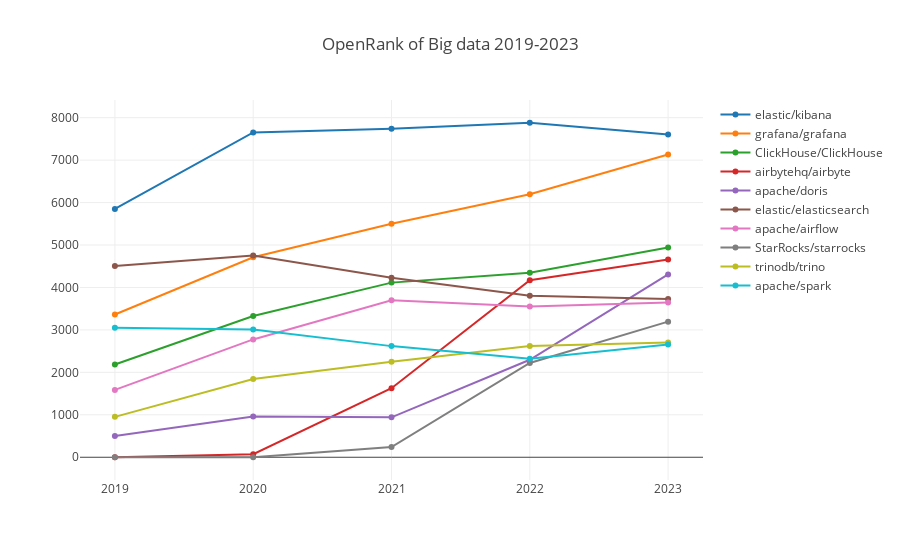

This figure's notebook cell:
### Markdown cell above
### 大数据

### Code cell
processTechFieldData(':technology/big_data', 'Big data');

### Figure 1 — Plotly figure (JSON) as saved in the notebook; plotly's stock layout.template omitted (floating-point values rounded to 4 significant figures)
{"data": [{"name": "elastic/kibana", "x": [2019, 2020, 2021, 2022, 2023], "y": [5851.0, 7653.0, 7739.0, 7881.0, 7601.0]}, {"name": "grafana/grafana", "x": [2019, 2020, 2021, 2022, 2023], "y": [3362.0, 4711.0, 5501.0, 6195.0, 7134.0]}, {"name": "ClickHouse/ClickHouse", "x": [2019, 2020, 2021, 2022, 2023], "y": [2186.0, 3328.0, 4114.0, 4346.0, 4942.0]}, {"name": "airbytehq/airbyte", "x": [2019, 2020, 2021, 2022, 2023], "y": [0, 72.4, 1626.0, 4173.0, 4659.0]}, {"name": "apache/doris", "x": [2019, 2020, 2021, 2022, 2023], "y": [500.4, 961.5, 940.8, 2296.0, 4307.0]}, {"name": "elastic/elasticsearch", "x": [2019, 2020, 2021, 2022, 2023], "y": [4503.0, 4755.0, 4230.0, 3807.0, 3729.0]}, {"name": "apache/airflow", "x": [2019, 2020, 2021, 2022, 2023], "y": [1587.0, 2776.0, 3699.0, 3550.0, 3643.0]}, {"name": "StarRocks/starrocks", "x": [2019, 2020, 2021, 2022, 2023], "y": [0, 0, 239.7, 2221.0, 3195.0]}, {"name": "trinodb/trino", "x": [2019, 2020, 2021, 2022, 2023], "y": [951.8, 1843.0, 2247.0, 2621.0, 2703.0]}, {"name": "apache/spark", "x": [2019, 2020, 2021, 2022, 2023], "y": [3051.0, 3010.0, 2618.0, 2322, 2654.0]}], "layout": {"autosize": true, "title": {"text": "OpenRank of Big data 2019-2023"}, "xaxis": {"autorange": true, "range": [2019.0, 2023.0], "type": "linear"}, "yaxis": {"autorange": true, "range": [-650.3, 8531.0], "type": "linear"}}}
